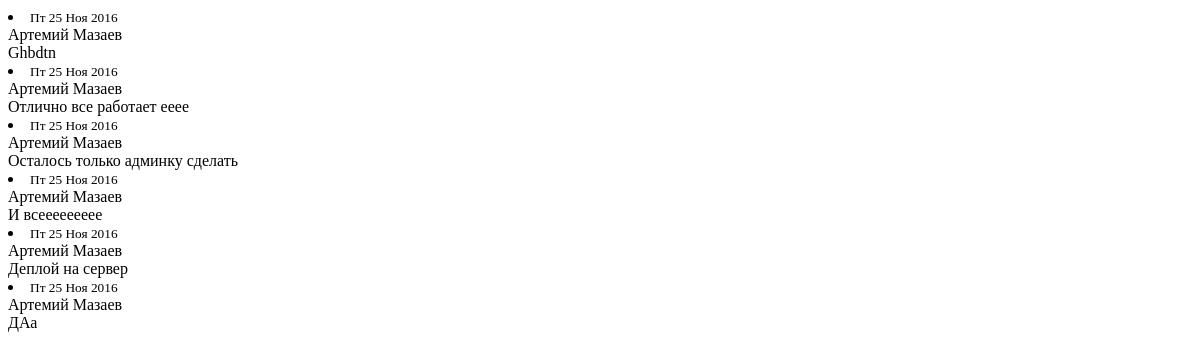
The app's page /messages/ (signed in), older data.
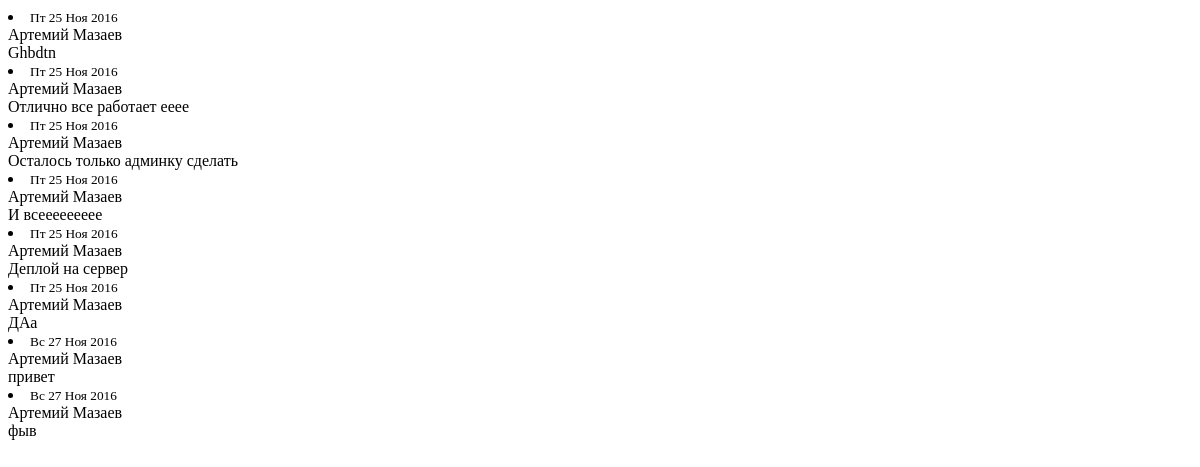
The same page, newer data.
### technology/models.py (models this page shows, shortened)
class Chat(models.Model):
    created = models.DateTimeField(auto_now_add=True)
    user = models.ForeignKey(User)
    message = models.CharField(max_length=200)
    group = models.ForeignKey('Group', default='')

### technology/views.py (the view)
# urls.py: url(r'^messages/$', views.messages, name='messages'),
def messages(request):
    context = {'u': request.user}
    context['g'] = UserGroup.objects.get(user=context['u'])
    context['chat'] = Chat.objects.filter(group=context['g'].group)
    return TemplateResponse(request, 'student/messages.html', context)

### templates/student/messages.html
{% for obj in chat %}
    {% if obj.user == request.user %}
        <li class="text-right list-group-item" xmlns="http://www.w3.org/1999/html">
            <small>{{ obj.created|date:"D d M Y"  }}</small></br>
            {{ obj.user.first_name }} {{ obj.user.last_name }} </br>
            {{ obj.message }}
        </li>
    {% else %}
        <li class="text-left list-group-item">{{ obj.user }}<br>{{ obj.message }}</li>
    {% endif %}
{% empty %}
    <li class="text-right list-group-item">No messages yet!</li>
{% endfor %}

Row changes from the older to the newer data that the page shows:
added Chat: created "Вс 27 Ноя 2016", user.first_name "Артемий", user.last_name "Мазаев", message "привет"
added Chat: created "Вс 27 Ноя 2016", user.first_name "Артемий", user.last_name "Мазаев", message "фыв"
